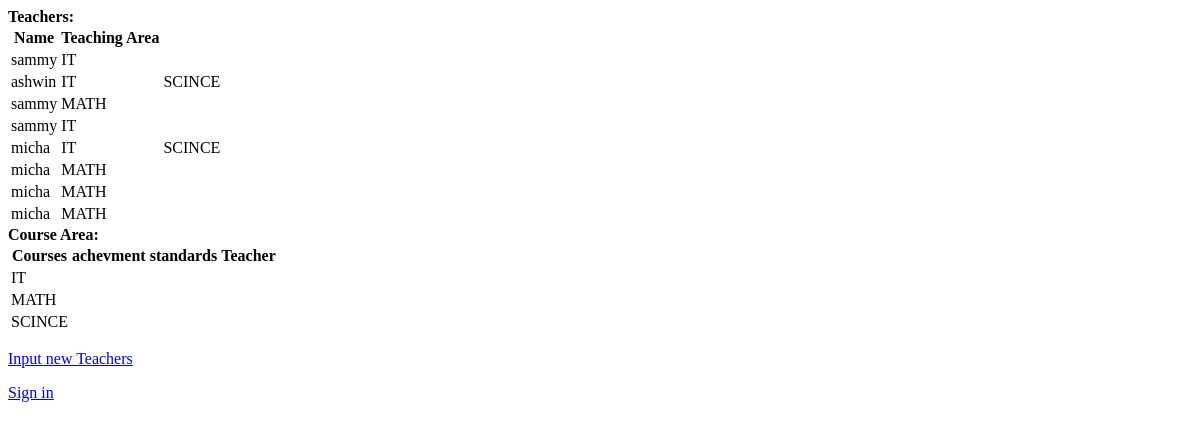
The app's page /, older data.
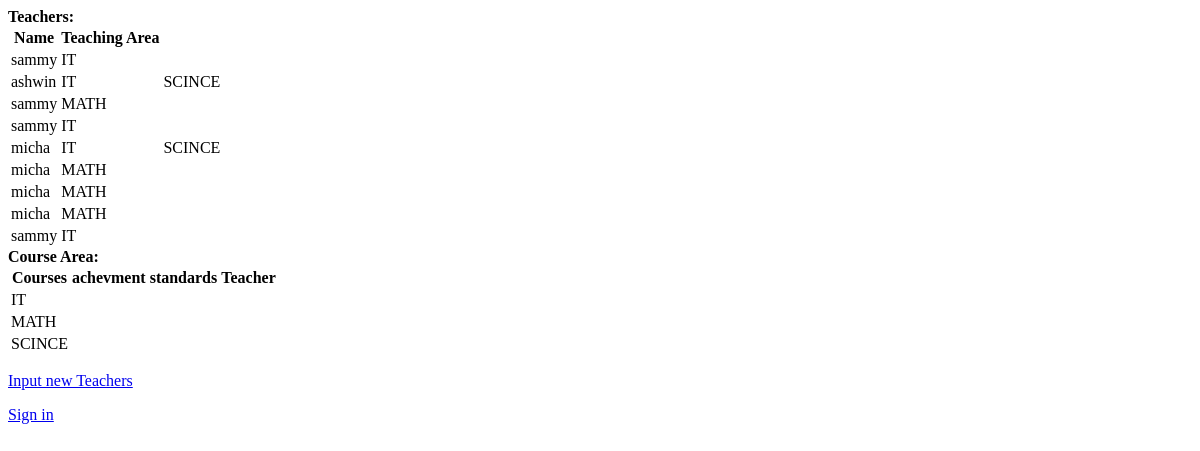
The same page, newer data.
### MyApp1/models.py (models this page shows, shortened)
class teacher(models.Model):
    Name = models.CharField(max_length=25)
    Course = models.ManyToManyField(CourseArea)
    Email = models.CharField(max_length=25)
    Password = models.CharField(max_length=25)
    classes = models.ManyToManyField(Unit)

class CourseArea(models.Model):
   Title = models.CharField(max_length=25)

### MyApp1/views.py (the view)
# urls.py: re_path(r'^$',MyApp1.views.index, name='index'),
def index(request):
   teach = teacher.objects.all()
   CA = CourseArea.objects.all()
   return render(request, "MyApp1/index.html", {'content': teach, 'content2': CA})

### MyApp1/templates/MyApp1/index.html (shortened to what this page needs)
<html>
<head>
</head>
<body>
    <strong>Teachers:</strong>
    {% if content %}
    <table>
        <tr>
            <th>Name</th>
            <th>Teaching Area</th>
        </tr>
        {% for teach in content %}
        <tr>
            <td>{{teach.Name}}</td>
            {% for Course in teach.Course.all %}
            <td>{{Course.Title}}</td>
            {% endfor %}
        </tr>
        {% endfor %}
    </table>
    {% else %}
    <strong>No data!</strong>
    {% endif %}
    <strong>Course Area:</strong>
    {% if content2  %}
    <table>
        <tr>
            <th>Courses</th>
            <th>achevment standards</th>
            <th>Teacher</th>
        </tr>
        {% for CA in content2 %}
        <tr>
            <td>{{CA.Title}}</td>
        </tr>
        {% endfor %}
    </table>
    {% else %}
    <strong> NO DATA! </strong>
    {% endif %}
    <p><a href="{% url 'input' %}">Input new Teachers</a></p>
    <p><a href="{% url 'SignIn' %}">Sign in  </a></p>
</body>
</html>

Row changes from the older to the newer data that the page shows:
added teacher: Name "sammy", CourseArea (Title "IT")
